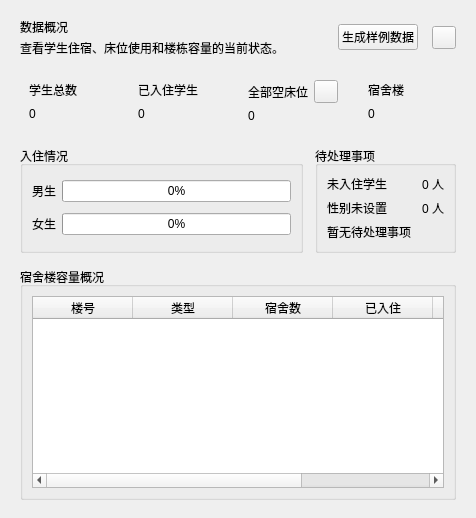
<?xml version="1.0" encoding="UTF-8"?>
<ui version="4.0">
 <class>OverviewPage</class>
 <widget class="QWidget" name="OverviewPage">
  <layout class="QVBoxLayout" name="overviewLayout" stretch="0,0,0,1">
   <property name="spacing">
    <number>14</number>
   </property>
   <property name="leftMargin">
    <number>20</number>
   </property>
   <property name="topMargin">
    <number>18</number>
   </property>
   <property name="rightMargin">
    <number>20</number>
   </property>
   <property name="bottomMargin">
    <number>18</number>
   </property>
   <item>
    <layout class="QHBoxLayout" name="headingLayout">
     <item>
      <layout class="QVBoxLayout" name="headingTextLayout">
       <property name="spacing">
        <number>3</number>
       </property>
       <item>
        <widget class="QLabel" name="headingLabel">
         <property name="text">
          <string>数据概况</string>
         </property>
         <property name="pageHeading" stdset="0">
          <bool>true</bool>
         </property>
        </widget>
       </item>
       <item>
        <widget class="QLabel" name="headingDescriptionLabel">
         <property name="text">
          <string>查看学生住宿、床位使用和楼栋容量的当前状态。</string>
         </property>
         <property name="pageDescription" stdset="0">
          <bool>true</bool>
         </property>
        </widget>
       </item>
      </layout>
     </item>
     <item>
      <spacer name="headingSpacer">
       <property name="orientation">
        <enum>Qt::Orientation::Horizontal</enum>
       </property>
       <property name="sizeHint" stdset="0">
        <size>
         <width>40</width>
         <height>20</height>
        </size>
       </property>
      </spacer>
     </item>
     <item>
      <widget class="QPushButton" name="generateSampleDataButton">
       <property name="text"><string>生成样例数据</string></property>
       <property name="primaryButton" stdset="0"><bool>true</bool></property>
      </widget>
     </item>
     <item>
      <widget class="infobutton" name="sampleDataInfoButton">
       <property name="toolTip"><string>追加生成可复现的楼栋、4/6人间、学生和住宿关系；不会删除当前数据。</string></property>
      </widget>
     </item>
    </layout>
   </item>
   <item>
    <layout class="QHBoxLayout" name="statisticsLayout" stretch="1,1,1,1">
     <property name="spacing">
      <number>12</number>
     </property>
     <item>
      <widget class="QFrame" name="studentCountCard">
       <property name="statCard" stdset="0">
        <bool>true</bool>
       </property>
       <layout class="QVBoxLayout" name="studentCountCardLayout">
        <item><widget class="QLabel" name="studentCountTitleLabel"><property name="text"><string>学生总数</string></property></widget></item>
        <item><widget class="QLabel" name="studentCountValueLabel"><property name="text"><string>0</string></property><property name="statValue" stdset="0"><bool>true</bool></property></widget></item>
       </layout>
      </widget>
     </item>
     <item>
      <widget class="QFrame" name="assignedCountCard">
       <property name="statCard" stdset="0"><bool>true</bool></property>
       <layout class="QVBoxLayout" name="assignedCountCardLayout">
        <item><widget class="QLabel" name="assignedCountTitleLabel"><property name="text"><string>已入住学生</string></property></widget></item>
        <item><widget class="QLabel" name="assignedCountValueLabel"><property name="text"><string>0</string></property><property name="statValue" stdset="0"><bool>true</bool></property></widget></item>
       </layout>
      </widget>
     </item>
     <item>
      <widget class="QFrame" name="emptyBedCard">
       <property name="statCard" stdset="0"><bool>true</bool></property>
       <layout class="QVBoxLayout" name="emptyBedCardLayout">
        <item>
         <layout class="QHBoxLayout" name="emptyBedTitleLayout">
          <item><widget class="QLabel" name="emptyBedTitleLabel"><property name="text"><string>全部空床位</string></property></widget></item>
          <item><widget class="infobutton" name="emptyBedInfoButton"><property name="toolTip"><string>统计所有未被占用的床位，不区分宿舍性别锁。</string></property></widget></item>
          <item><spacer name="emptyBedTitleSpacer"><property name="orientation"><enum>Qt::Orientation::Horizontal</enum></property><property name="sizeHint" stdset="0"><size><width>20</width><height>20</height></size></property></spacer></item>
         </layout>
        </item>
        <item><widget class="QLabel" name="emptyBedValueLabel"><property name="text"><string>0</string></property><property name="statValue" stdset="0"><bool>true</bool></property></widget></item>
       </layout>
      </widget>
     </item>
     <item>
      <widget class="QFrame" name="buildingCountCard">
       <property name="statCard" stdset="0"><bool>true</bool></property>
       <layout class="QVBoxLayout" name="buildingCountCardLayout">
        <item><widget class="QLabel" name="buildingCountTitleLabel"><property name="text"><string>宿舍楼</string></property></widget></item>
        <item><widget class="QLabel" name="buildingCountValueLabel"><property name="text"><string>0</string></property><property name="statValue" stdset="0"><bool>true</bool></property></widget></item>
       </layout>
      </widget>
     </item>
    </layout>
   </item>
   <item>
    <layout class="QHBoxLayout" name="summaryLayout" stretch="2,1">
     <property name="spacing"><number>12</number></property>
     <item>
      <widget class="QGroupBox" name="occupancyGroupBox">
       <property name="title"><string>入住情况</string></property>
       <layout class="QGridLayout" name="occupancyLayout">
        <item row="0" column="0"><widget class="QLabel" name="maleOccupancyLabel"><property name="text"><string>男生</string></property></widget></item>
        <item row="0" column="1"><widget class="QProgressBar" name="maleOccupancyProgress"><property name="value"><number>0</number></property><property name="format"><string>%p%</string></property></widget></item>
        <item row="1" column="0"><widget class="QLabel" name="femaleOccupancyLabel"><property name="text"><string>女生</string></property></widget></item>
        <item row="1" column="1"><widget class="QProgressBar" name="femaleOccupancyProgress"><property name="value"><number>0</number></property><property name="format"><string>%p%</string></property></widget></item>
       </layout>
      </widget>
     </item>
     <item>
      <widget class="QGroupBox" name="pendingGroupBox">
       <property name="title"><string>待处理事项</string></property>
       <layout class="QFormLayout" name="pendingLayout">
        <item row="0" column="0"><widget class="QLabel" name="unassignedTitleLabel"><property name="text"><string>未入住学生</string></property></widget></item>
        <item row="0" column="1"><widget class="QLabel" name="unassignedValueLabel"><property name="text"><string>0 人</string></property><property name="alignment"><set>Qt::AlignmentFlag::AlignRight|Qt::AlignmentFlag::AlignTrailing|Qt::AlignmentFlag::AlignVCenter</set></property></widget></item>
        <item row="1" column="0"><widget class="QLabel" name="unsetGenderTitleLabel"><property name="text"><string>性别未设置</string></property></widget></item>
        <item row="1" column="1"><widget class="QLabel" name="unsetGenderValueLabel"><property name="text"><string>0 人</string></property><property name="alignment"><set>Qt::AlignmentFlag::AlignRight|Qt::AlignmentFlag::AlignTrailing|Qt::AlignmentFlag::AlignVCenter</set></property></widget></item>
        <item row="2" column="0" colspan="2"><widget class="QLabel" name="pendingEmptyLabel"><property name="text"><string>暂无待处理事项</string></property><property name="visible"><bool>false</bool></property><property name="pageDescription" stdset="0"><bool>true</bool></property></widget></item>
       </layout>
      </widget>
     </item>
    </layout>
   </item>
   <item>
    <widget class="QGroupBox" name="buildingCapacityGroupBox">
     <property name="title"><string>宿舍楼容量概况</string></property>
     <layout class="QVBoxLayout" name="buildingCapacityLayout">
      <item>
       <widget class="QTableWidget" name="buildingCapacityTable">
        <property name="alternatingRowColors"><bool>true</bool></property>
        <property name="selectionMode"><enum>QAbstractItemView::SelectionMode::SingleSelection</enum></property>
        <property name="selectionBehavior"><enum>QAbstractItemView::SelectionBehavior::SelectRows</enum></property>
        <property name="editTriggers"><set>QAbstractItemView::EditTrigger::NoEditTriggers</set></property>
        <property name="showGrid"><bool>false</bool></property>
        <property name="columnCount"><number>6</number></property>
        <column><property name="text"><string>楼号</string></property></column>
        <column><property name="text"><string>类型</string></property></column>
        <column><property name="text"><string>宿舍数</string></property></column>
        <column><property name="text"><string>已入住</string></property></column>
        <column><property name="text"><string>可用床位</string></property></column>
        <column><property name="text"><string>入住率</string></property></column>
       </widget>
      </item>
     </layout>
    </widget>
   </item>
  </layout>
 </widget>
 <customwidgets>
  <customwidget>
   <class>infobutton</class>
   <extends>QToolButton</extends>
   <header>ui/infobutton.h</header>
  </customwidget>
 </customwidgets>
 <resources/>
 <connections/>
</ui>
